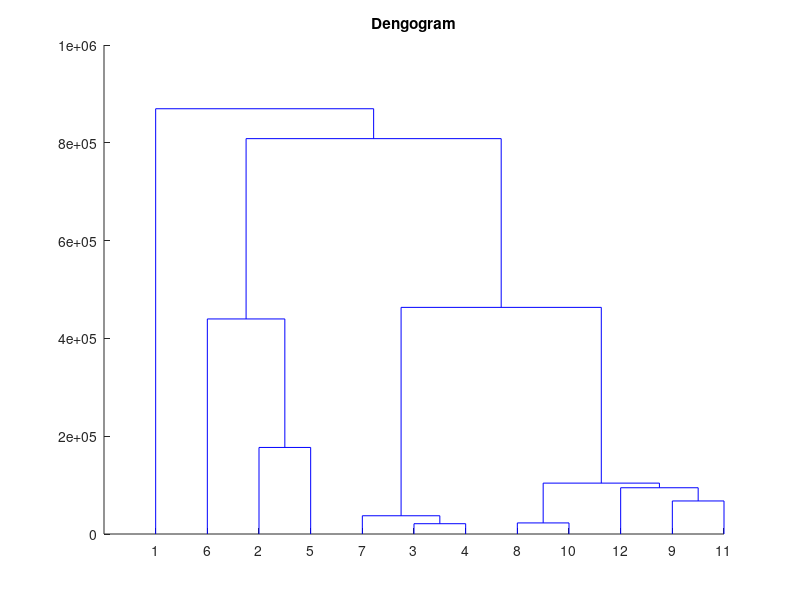

The MATLAB source for this figure:
clc;
clear;
rng(100);

data = load('provinces.mat');
data = cell2mat(struct2cell(data));
t = 0.1;
x = data(:,1);
y = data(:,2);

figure
Z = linkage(data); 
T = cluster(Z,'maxclust',12);
cutoff = median([Z(end-2,3) Z(end-1,3)]);
dendrogram(Z,'ColorThreshold',cutoff)
title("Dengogram")